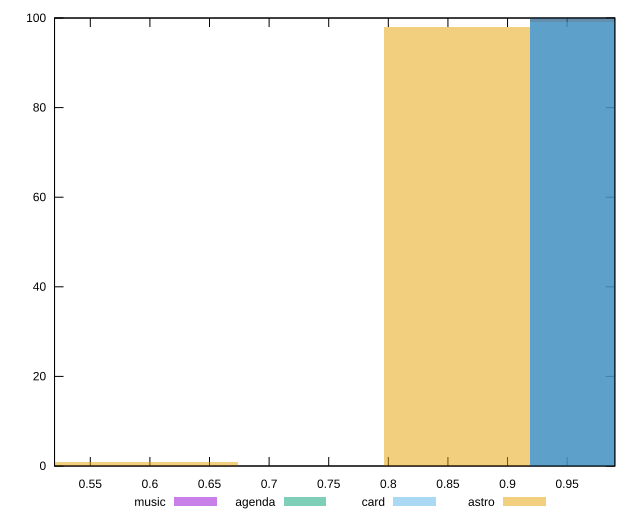

Write the gnuplot code that produced this figure.
reset

$music <<EOF
0.9799109046664175 100
EOF

$agenda <<EOF
0.9799109046664175 100
EOF

$card <<EOF
0.9799109046664175 99
EOF

$astro <<EOF
0.8574220415831153 98
0.6124443154165109 1
0.48995545233320875 1
EOF

set key outside below
set boxwidth 0.12248886308330219
set xrange [0.52:0.99]
set yrange [0:100]
set trange [0:100]
set style fill transparent solid 0.5 noborder
set terminal svg size 640, 520 enhanced background rgb 'white'
set output "reports/report_00030_2021-02-24T20-42-31.540Z/first-contentful-paint/comparison/histogram/all_score.svg"

plot $music title "music" with boxes, \
     $agenda title "agenda" with boxes, \
     $card title "card" with boxes, \
     $astro title "astro" with boxes

reset
